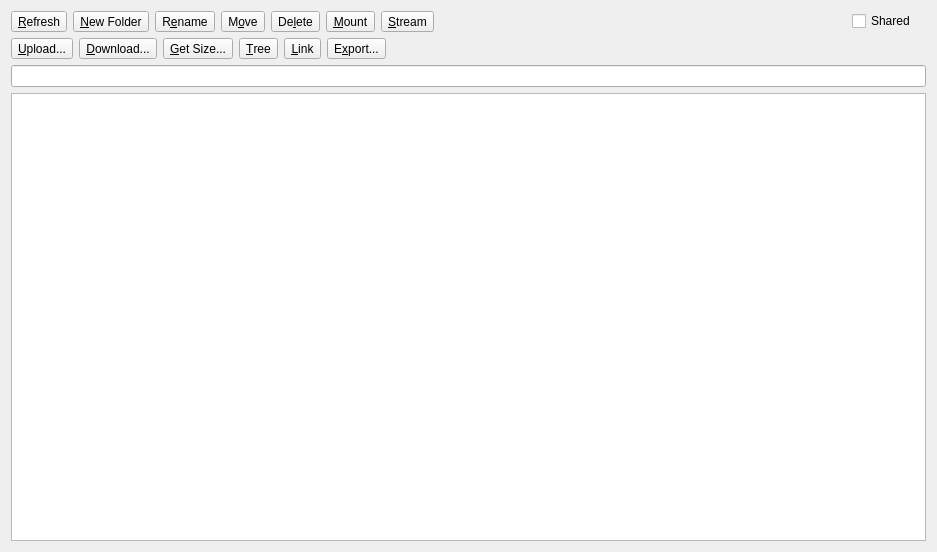
<?xml version="1.0" encoding="UTF-8"?>
<ui version="4.0">
 <class>RemoteWidget</class>
 <widget class="QWidget" name="RemoteWidget">
  <property name="geometry">
   <rect>
    <x>0</x>
    <y>0</y>
    <width>937</width>
    <height>552</height>
   </rect>
  </property>
  <property name="windowTitle">
   <string>Form</string>
  </property>
  <layout class="QHBoxLayout" name="horizontalLayout">
   <item>
    <widget class="QSplitter" name="splitter">
     <property name="orientation">
      <enum>Qt::Horizontal</enum>
     </property>
     <property name="childrenCollapsible">
      <bool>false</bool>
     </property>
     <widget class="QWidget" name="layout" native="true">
      <layout class="QVBoxLayout" name="verticalLayout">
       <property name="leftMargin">
        <number>0</number>
       </property>
       <property name="topMargin">
        <number>0</number>
       </property>
       <property name="rightMargin">
        <number>0</number>
       </property>
       <property name="bottomMargin">
        <number>0</number>
       </property>
       <item>
        <widget class="QWidget" name="buttons" native="true">
         <layout class="QHBoxLayout" name="horizontalLayout_2">
          <property name="leftMargin">
           <number>0</number>
          </property>
          <property name="topMargin">
           <number>0</number>
          </property>
          <property name="rightMargin">
           <number>0</number>
          </property>
          <property name="bottomMargin">
           <number>0</number>
          </property>
          <item>
           <widget class="QToolButton" name="buttonRefresh">
            <property name="text">
             <string>&amp;Refresh</string>
            </property>
            <property name="toolButtonStyle">
             <enum>Qt::ToolButtonTextBesideIcon</enum>
            </property>
           </widget>
          </item>
          <item>
           <widget class="QToolButton" name="buttonMkdir">
            <property name="text">
             <string>&amp;New Folder</string>
            </property>
            <property name="toolButtonStyle">
             <enum>Qt::ToolButtonTextBesideIcon</enum>
            </property>
           </widget>
          </item>
          <item>
           <widget class="QToolButton" name="buttonRename">
            <property name="text">
             <string>R&amp;ename</string>
            </property>
            <property name="toolButtonStyle">
             <enum>Qt::ToolButtonTextBesideIcon</enum>
            </property>
           </widget>
          </item>
          <item>
           <widget class="QToolButton" name="buttonMove">
            <property name="text">
             <string>M&amp;ove</string>
            </property>
            <property name="toolButtonStyle">
             <enum>Qt::ToolButtonTextBesideIcon</enum>
            </property>
           </widget>
          </item>
          <item>
           <widget class="QToolButton" name="buttonPurge">
            <property name="text">
             <string>De&amp;lete</string>
            </property>
            <property name="toolButtonStyle">
             <enum>Qt::ToolButtonTextBesideIcon</enum>
            </property>
           </widget>
          </item>
          <item>
           <widget class="QToolButton" name="buttonMount">
            <property name="text">
             <string>&amp;Mount</string>
            </property>
            <property name="toolButtonStyle">
             <enum>Qt::ToolButtonTextBesideIcon</enum>
            </property>
           </widget>
          </item>
          <item>
           <widget class="QToolButton" name="buttonStream">
            <property name="text">
             <string>&amp;Stream</string>
            </property>
            <property name="toolButtonStyle">
             <enum>Qt::ToolButtonTextBesideIcon</enum>
            </property>
           </widget>
          </item>
          <item>
           <spacer name="horizontalSpacer">
            <property name="orientation">
             <enum>Qt::Horizontal</enum>
            </property>
            <property name="sizeHint" stdset="0">
             <size>
              <width>40</width>
              <height>20</height>
             </size>
            </property>
           </spacer>
          </item>
          <item>
           <widget class="QCheckBox" name="checkBoxShared">
            <property name="toolTip">
             <string>Shared with Me (Google Drive)</string>
            </property>
            <property name="text">
             <string>Shared</string>
            </property>
           </widget>
          </item>
          <item>
           <spacer name="spacer">
            <property name="orientation">
             <enum>Qt::Horizontal</enum>
            </property>
            <property name="sizeType">
             <enum>QSizePolicy::Minimum</enum>
            </property>
            <property name="sizeHint" stdset="0">
             <size>
              <width>10</width>
              <height>20</height>
             </size>
            </property>
           </spacer>
          </item>
         </layout>
        </widget>
       </item>
       <item>
        <layout class="QHBoxLayout" name="buttons_2">
         <item>
          <widget class="QToolButton" name="buttonUpload">
           <property name="text">
            <string>&amp;Upload...</string>
           </property>
           <property name="toolButtonStyle">
            <enum>Qt::ToolButtonTextBesideIcon</enum>
           </property>
          </widget>
         </item>
         <item>
          <widget class="QToolButton" name="buttonDownload">
           <property name="text">
            <string>&amp;Download...</string>
           </property>
           <property name="toolButtonStyle">
            <enum>Qt::ToolButtonTextBesideIcon</enum>
           </property>
          </widget>
         </item>
         <item>
          <widget class="QToolButton" name="buttonSize">
           <property name="text">
            <string>&amp;Get Size...</string>
           </property>
           <property name="toolButtonStyle">
            <enum>Qt::ToolButtonTextBesideIcon</enum>
           </property>
          </widget>
         </item>
         <item>
          <widget class="QToolButton" name="buttonTree">
           <property name="text">
            <string>&amp;Tree</string>
           </property>
           <property name="toolButtonStyle">
            <enum>Qt::ToolButtonTextBesideIcon</enum>
           </property>
          </widget>
         </item>
         <item>
          <widget class="QToolButton" name="buttonLink">
           <property name="text">
            <string>&amp;Link</string>
           </property>
           <property name="toolButtonStyle">
            <enum>Qt::ToolButtonTextBesideIcon</enum>
           </property>
          </widget>
         </item>
         <item>
          <widget class="QToolButton" name="buttonExport">
           <property name="text">
            <string>E&amp;xport...</string>
           </property>
           <property name="toolButtonStyle">
            <enum>Qt::ToolButtonTextBesideIcon</enum>
           </property>
          </widget>
         </item>
         <item>
          <spacer name="horizontalSpacer_2">
           <property name="orientation">
            <enum>Qt::Horizontal</enum>
           </property>
           <property name="sizeHint" stdset="0">
            <size>
             <width>40</width>
             <height>20</height>
            </size>
           </property>
          </spacer>
         </item>
        </layout>
       </item>
       <item>
        <widget class="QLineEdit" name="path">
         <property name="readOnly">
          <bool>true</bool>
         </property>
        </widget>
       </item>
       <item>
        <widget class="QTreeView" name="tree">
         <property name="contextMenuPolicy">
          <enum>Qt::CustomContextMenu</enum>
         </property>
         <property name="acceptDrops">
          <bool>true</bool>
         </property>
         <property name="editTriggers">
          <set>QAbstractItemView::NoEditTriggers</set>
         </property>
         <property name="dragDropOverwriteMode">
          <bool>true</bool>
         </property>
         <property name="defaultDropAction">
          <enum>Qt::CopyAction</enum>
         </property>
         <property name="selectionMode">
          <enum>QAbstractItemView::SingleSelection</enum>
         </property>
         <property name="selectionBehavior">
          <enum>QAbstractItemView::SelectRows</enum>
         </property>
         <property name="uniformRowHeights">
          <bool>true</bool>
         </property>
         <property name="sortingEnabled">
          <bool>true</bool>
         </property>
         <attribute name="headerStretchLastSection">
          <bool>false</bool>
         </attribute>
        </widget>
       </item>
      </layout>
     </widget>
    </widget>
   </item>
  </layout>
  <action name="refresh">
   <property name="text">
    <string>&amp;Refresh</string>
   </property>
   <property name="shortcut">
    <string>F5</string>
   </property>
  </action>
  <action name="mount">
   <property name="text">
    <string>&amp;Mount</string>
   </property>
   <property name="toolTip">
    <string>rclone mount</string>
   </property>
  </action>
  <action name="stream">
   <property name="text">
    <string>&amp;Stream</string>
   </property>
  </action>
  <action name="mkdir">
   <property name="text">
    <string>&amp;New Folder</string>
   </property>
   <property name="toolTip">
    <string>rclone mkdir</string>
   </property>
   <property name="shortcut">
    <string>F7</string>
   </property>
  </action>
  <action name="rename">
   <property name="text">
    <string>R&amp;ename</string>
   </property>
   <property name="toolTip">
    <string>rclone moveto</string>
   </property>
   <property name="shortcut">
    <string>F2</string>
   </property>
  </action>
  <action name="purge">
   <property name="text">
    <string>De&amp;lete</string>
   </property>
   <property name="toolTip">
    <string>rclone purge|delete</string>
   </property>
   <property name="shortcut">
    <string>Del</string>
   </property>
  </action>
  <action name="upload">
   <property name="text">
    <string>&amp;Upload</string>
   </property>
  </action>
  <action name="download">
   <property name="text">
    <string>&amp;Download</string>
   </property>
  </action>
  <action name="getSize">
   <property name="text">
    <string>&amp;Get Size</string>
   </property>
   <property name="toolTip">
    <string>rclone size</string>
   </property>
  </action>
  <action name="getTree">
   <property name="text">
    <string>DirTree</string>
   </property>
   <property name="toolTip">
    <string>rclone tree</string>
   </property>
  </action>
  <action name="export_">
   <property name="text">
    <string>E&amp;xport</string>
   </property>
   <property name="toolTip">
    <string>Export files list</string>
   </property>
  </action>
  <action name="move">
   <property name="text">
    <string>M&amp;ove</string>
   </property>
   <property name="toolTip">
    <string>rclone move</string>
   </property>
  </action>
  <action name="shared">
   <property name="text">
    <string>Shared</string>
   </property>
  </action>
  <action name="link">
   <property name="text">
    <string>Public Link</string>
   </property>
   <property name="toolTip">
    <string>rclone link</string>
   </property>
  </action>
 </widget>
 <tabstops>
  <tabstop>buttonRefresh</tabstop>
  <tabstop>buttonMkdir</tabstop>
  <tabstop>buttonRename</tabstop>
  <tabstop>buttonPurge</tabstop>
  <tabstop>buttonMount</tabstop>
  <tabstop>buttonStream</tabstop>
  <tabstop>path</tabstop>
  <tabstop>tree</tabstop>
 </tabstops>
 <resources/>
 <connections/>
</ui>
